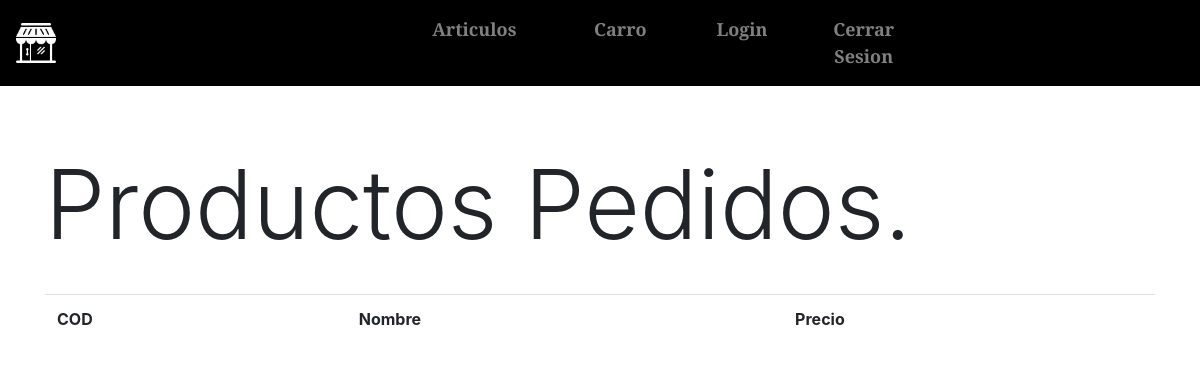
The app's page /comprasYpedidos.php (signed in), older data.
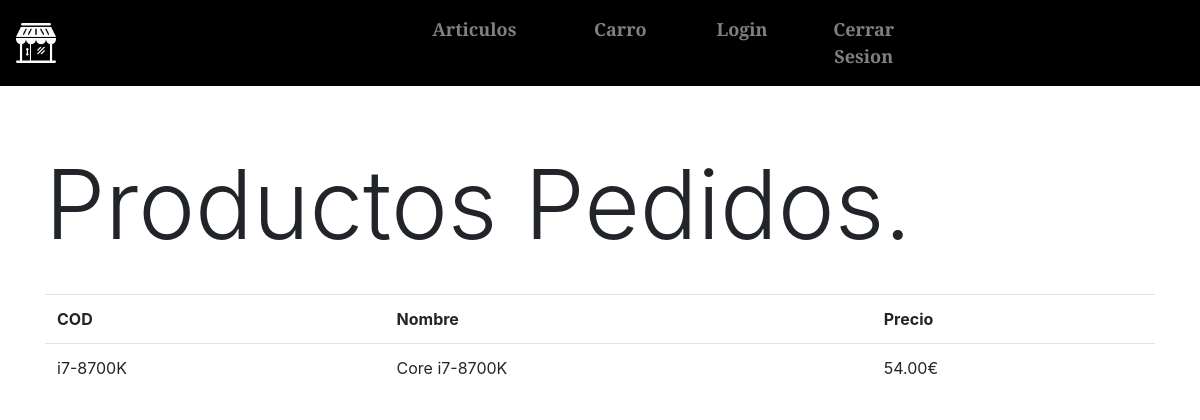
The same page, newer data.
### tables this page shows
CREATE TABLE `producto` (
  `COD` varchar(12) NOT NULL,
  `Nombre` varchar(200) NOT NULL,
  `nombre_corto` varchar(50) NOT NULL,
  `Descripcion` text NOT NULL,
  `PVP` float(10,2) NOT NULL,
  `Familia` varchar(15) NOT NULL,
  `Stock` int(3) NOT NULL,
  `foto` varchar(255) NOT NULL
);

### comprasYpedidos.php (the view, shortened to what this page needs)
<?php
	include("funciones.php");
	echo "<!DOCTYPE html>
			<html>
			<head>
				<meta charset='utf-8'>
				<title>Compras</title>";
	echo "</head>
			<body>";
			echo "<h1 class='display-1'>Productos Pedidos.</h1><br>";
			$conexion = conectar("localhost","root","","bd_hardware");
			$sql = "SELECT producto.COD, producto.nombre_corto, producto.PVP from clientes INNER JOIN pedidos on pedidos.DNI=clientes.DNI INNER JOIN lineas ON pedidos.Num_Pedido=lineas.Num_Pedido INNER JOIN producto ON producto.COD=lineas.Producto WHERE clientes.nombre='".$_SESSION["Usuario"]."'";
			$consultar = $conexion -> query($sql);
			echo '<table class="table table-condensed"
				<tr>
					<th>COD</th><th>Nombre</th><th>Precio</th></tr>';
			while ($fila = $consultar->fetch_assoc()) {
				echo "<tr><td>".$fila["COD"]."</td>
						<td>".$fila["nombre_corto"]."</td>
						<td>".$fila["PVP"]."€</td></tr>";
			}
			echo"</table>";
	echo "</body>
			</html>";
 ?>

Row changes from the older to the newer data that the page shows:
now on this page (row edited): producto: COD "i7-8700K", nombre_corto "Core i7-8700K", PVP "54.00"
